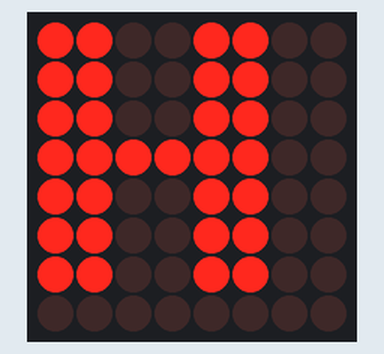
This program was run on a simulated Raspberry Pi (BCM pin numbers). Parts: 8×8 LED matrix. At 2.0 s the program stops and its outputs stay as they are.

Above: at 1.1 s.

Measured:
- what the display in image 0 shows lasts 1.0 s, from 1.0 s to 2.0 s

The program:

matrix_test.py
```python
#!/usr/bin/env python

import max7219.led as led
import time
from max7219.font import proportional, CP437_FONT

device = led.matrix(cascaded=1)
device.clear()
device.flush()
time.sleep(1)

try:
  device.show_message("H", font=proportional(CP437_FONT))
  time.sleep(1)
except KeyboardInterrupt:
  # reset array
  device.clear()
  device.flush()
device.clear()
device.flush()
```
